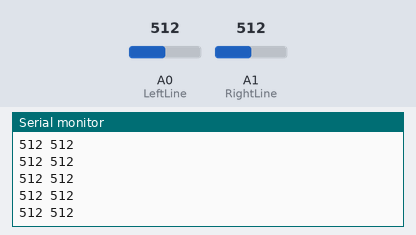
This sketch was run on a simulated Arduino Uno, built with avr-gcc and run on an emulated ATmega328P. Shown: the last lines printed to the serial monitor. Inputs (shaded band) come from the test bench; at power-on: A0 (LeftLine) = 512, A1 (RightLine) = 512.

Above: at 1.2 s.
1.3 s: A0 (LeftLine) set to 991
At 1.8 s:
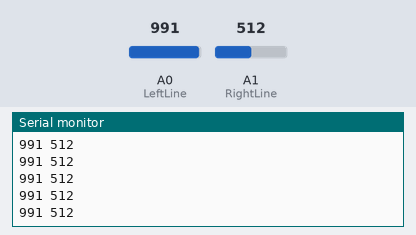
2.8 s: A0 (LeftLine) set to 1014
At 3.7 s:
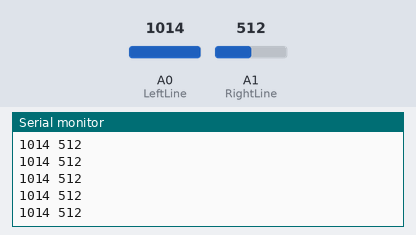
Timing chart, 0 to 5.8 s (numbered marks = the images above; inputs shaded):
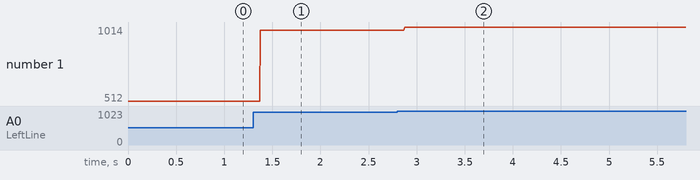

The sketch:

sketch_feb21a.ino
```cpp
#define LeftLine A0
#define RightLine A1

void setup() {
  // put your setup code here, to run once:
  Serial.begin(9600);
  pinMode(LeftLine, INPUT);
  pinMode(RightLine, INPUT);
}

void loop() {
  // put your main code here, to run repeatedly:
  int valueLeft = analogRead(LeftLine);
  int valueRight = analogRead(RightLine);

  Serial.print(valueLeft);
  Serial.print(" ");
  Serial.println(valueRight);
}
```

Measured:
- after the input at 1.3 s, the serial monitor: prints a new line after 0.08 s (image 1)
- after the input at 2.8 s, the serial monitor: prints a new line after 0.07 s (image 2)
- plotted number 1: 512 → 991 after the input at 1.3 s, 991 → 1014 after the input at 2.8 s
